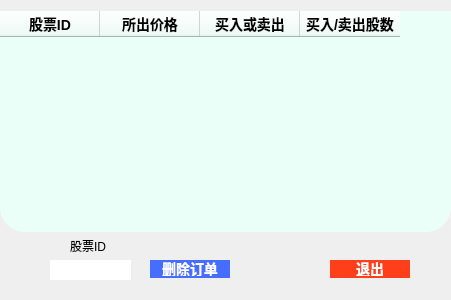
<?xml version="1.0" encoding="UTF-8"?>
<ui version="4.0">
 <class>dingdan</class>
 <widget class="QWidget" name="dingdan">
  <property name="geometry">
   <rect>
    <x>0</x>
    <y>0</y>
    <width>451</width>
    <height>300</height>
   </rect>
  </property>
  <property name="windowTitle">
   <string>订单</string>
  </property>
  <widget class="QTableWidget" name="tableWidget">
   <property name="geometry">
    <rect>
     <x>0</x>
     <y>11</y>
     <width>451</width>
     <height>221</height>
    </rect>
   </property>
   <property name="styleSheet">
    <string notr="true">background-color: rgb(235, 255, 249);
border-radius:25px;    /*设置圆角半径 */
font:bold 14px;		/*设置按钮文字和大小*/</string>
   </property>
   <column>
    <property name="text">
     <string>股票ID</string>
    </property>
   </column>
   <column>
    <property name="text">
     <string>所出价格</string>
    </property>
   </column>
   <column>
    <property name="text">
     <string>买入或卖出</string>
    </property>
   </column>
   <column>
    <property name="text">
     <string>买入/卖出股数</string>
    </property>
   </column>
  </widget>
  <widget class="QPushButton" name="close">
   <property name="geometry">
    <rect>
     <x>330</x>
     <y>260</y>
     <width>80</width>
     <height>18</height>
    </rect>
   </property>
   <property name="styleSheet">
    <string notr="true">QPushButton{
	background-color: rgb(255, 63, 25);
border-color: rgb(138, 255, 255);
border-radius:25px;    /*设置圆角半径 */
padding:2px 4px;  /*QFrame边框与内部其它部件的距离*/
color:white;		/*字体颜色*/
font:bold 14px;		/*设置按钮文字和大小*/
}</string>
   </property>
   <property name="text">
    <string>退出</string>
   </property>
  </widget>
  <widget class="QPushButton" name="delete_2">
   <property name="geometry">
    <rect>
     <x>150</x>
     <y>260</y>
     <width>80</width>
     <height>18</height>
    </rect>
   </property>
   <property name="styleSheet">
    <string notr="true">QPushButton{
	background-color: rgb(69, 109, 255);

border-color: rgb(138, 255, 255);
border-radius:25px;    /*设置圆角半径 */
padding:2px 4px;  /*QFrame边框与内部其它部件的距离*/
color:white;		/*字体颜色*/
font:bold 14px;		/*设置按钮文字和大小*/
}</string>
   </property>
   <property name="text">
    <string>删除订单</string>
   </property>
  </widget>
  <widget class="QLineEdit" name="deleteID">
   <property name="geometry">
    <rect>
     <x>50</x>
     <y>260</y>
     <width>81</width>
     <height>20</height>
    </rect>
   </property>
   <property name="font">
    <font>
     <pointsize>14</pointsize>
     <bold>true</bold>
    </font>
   </property>
   <property name="styleSheet">
    <string notr="true">border-radius:25px;  </string>
   </property>
  </widget>
  <widget class="QLabel" name="label">
   <property name="geometry">
    <rect>
     <x>70</x>
     <y>240</y>
     <width>40</width>
     <height>12</height>
    </rect>
   </property>
   <property name="text">
    <string>股票ID</string>
   </property>
  </widget>
 </widget>
 <resources/>
 <connections/>
</ui>
